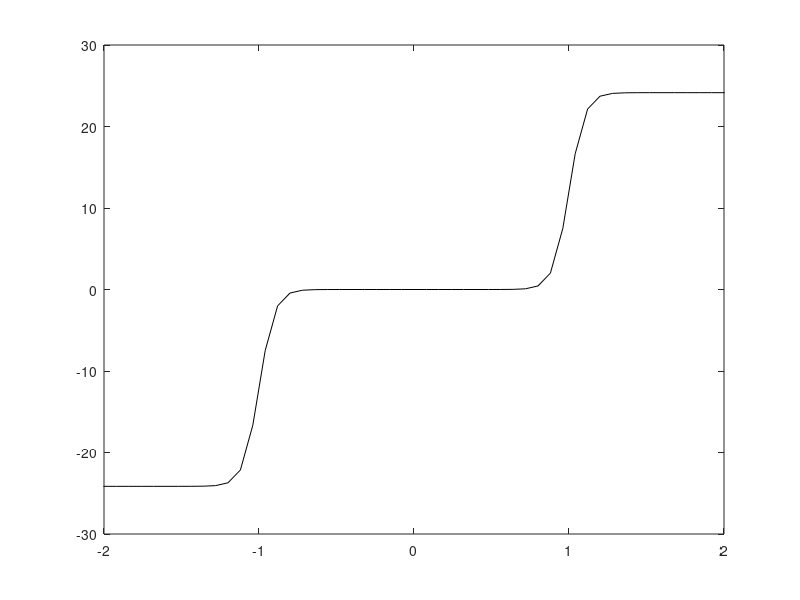
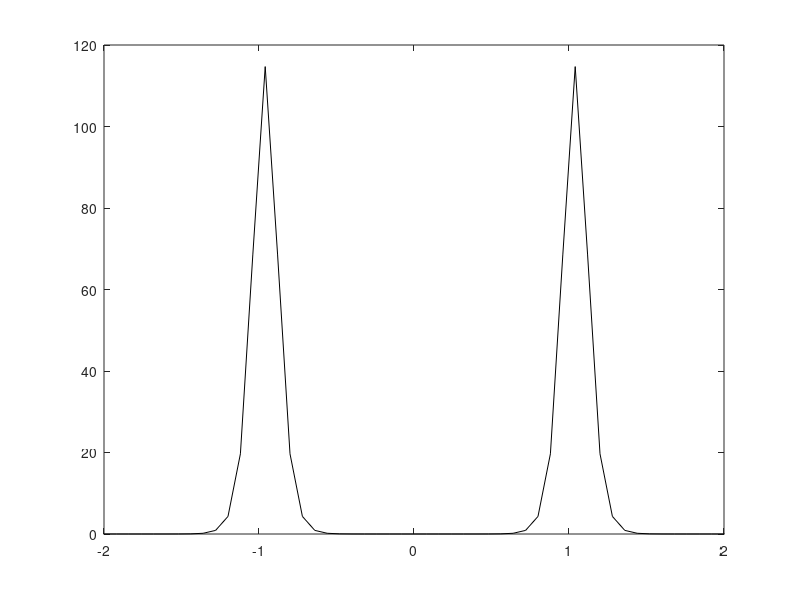
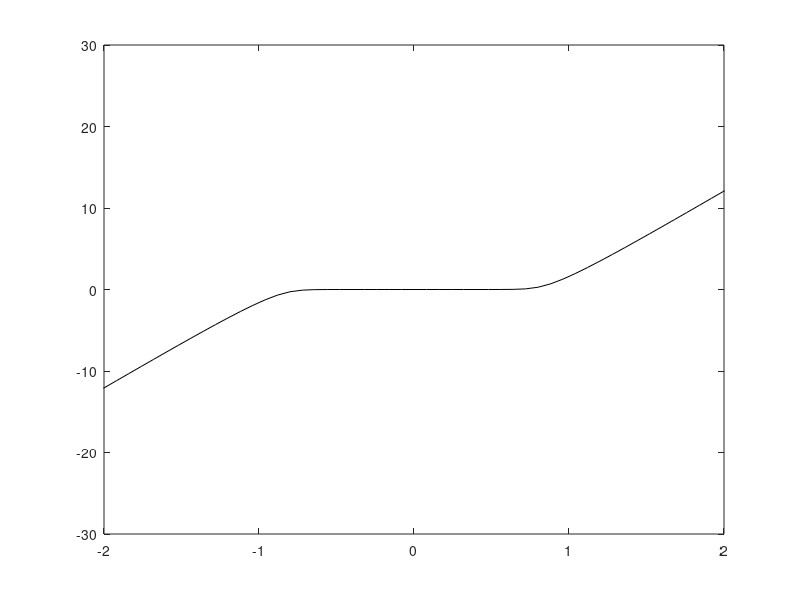
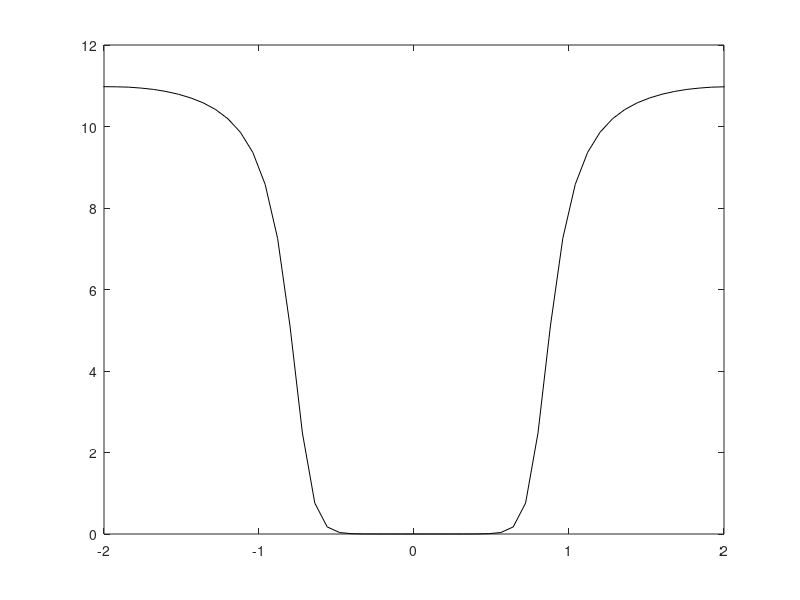

Write the MATLAB code that produced these figures, in order. (Note: this script raises an error after producing the figures.)
E0 = -5.5; 
Ef = -5;
gam1 = 0.1 ; 
gam2 = 0.1;
U = 0 ; %Constants (all MKS, except energy which is in eV) 
hbar = 1.06e-34;q = 1.6e-19;IE = (2*q*q)/hbar;
kT = .025; % Bias (calculate 101 voltage points in [-4 4] range) 
nV = 101;VV = linspace(-4,4,nV);dV = VV(2)-VV(1); N0 = 2/ (1 + exp((E0-Ef)/kT) ) ; 
for iV = 1:nV% Voltage loop 
    UU = 0;dU = 1;

    V = VV(iV);mu1 = Ef-(V/2);mu2 = Ef+(V/2); 

    while dU>1e-6%SCF 
        E = E0+UU;

        f1 = 1/(1+exp((E-mu1)/kT));f2 = 1/(1+exp((E-mu2)/kT)); NN = 2* ( (gam1*f1) + (gam2*f2))/(gam1 + gam2) ; % Charge 
        Uold = UU;UU = Uold+(.05*((U*(NN-N0))-Uold)); dU = abs (UU-Uold) ; [V UU dU] ;

    end

    curr = IE*gam1*gam2 *(f2-f1)/(gam1+gam2) ; 
    II(iV) = curr ;
    N(iV) = NN; 
end

[V NN] ;
voltU0 = figure;
G = diff(II)/dV;GG = [G(1) G] ; % Conductance 
voltU0plot = plot(VV,II*10^6,'k');% Plot I-V
xlim([-2 2])
condU0 = figure;
condU0plot = plot(VV,GG*10^6, 'k');
xlim([-2 2])

%%


U = 1 ; %Constants (all MKS, except energy which is in eV) 
hbar = 1.06e-34;q = 1.6e-19;IE = (2*q*q)/hbar;
kT = .025; % Bias (calculate 101 voltage points in [-4 4] range) 
nV = 101;VV = linspace(-4,4,nV);dV = VV(2)-VV(1); N0 = 2/ (1 + exp((E0-Ef)/kT) ) ; 
for iV = 1:nV% Voltage loop 
    UU = 0;dU = 1;

    V = VV(iV);mu1 = Ef-(V/2);mu2 = Ef+(V/2); 

    while dU>1e-6%SCF 
        E = E0+UU;

        f1 = 1/(1+exp((E-mu1)/kT));f2 = 1/(1+exp((E-mu2)/kT)); NN = 2* ( (gam1*f1) + (gam2*f2))/(gam1 + gam2) ; % Charge 
        Uold = UU;UU = Uold+(.05*((U*(NN-N0))-Uold)); dU = abs (UU-Uold) ; [V UU dU] ;

    end

    curr = IE*gam1*gam2 *(f2-f1)/(gam1+gam2) ; 
    II(iV) = curr ;
    N(iV) = NN; 
end

[V NN] ;
voltU1 = figure;
G = diff(II)/dV;GG = [G(1) G] ; % Conductance 
voltU1plot = plot(VV,II*10^6,'k');% Plot I-V
xlim([-2 2])

condU1 = figure;
condU1plot = plot(VV,GG*10^6, 'k');
xlim([-2 2])
%%
[VV, II, GG] = q9plzwork(0);

[VV2, II2, GG2] = q9plzwork(1);

voltVScurrent = figure;
plot(VV,II*10^6,'G', VV2,II2*10^6,'r')
ylabel('Current(\mu A)')
xlabel('Voltage (V)')
title('Voltage vs Current')
legend('U = 0', 'U = 1')
xlim([-2 2])
voltVSconductance = figure;
voltPlot = plot(VV,GG*10^6,'G',VV2,GG2*10^6, 'r');
ylabel('dI/dV (\mu A/V)')
xlabel('Voltage (V)')
title('Voltage vs Conductance')
legend('U = 0', 'U = 1')
xlim([-2 2])
Ef1 = -2.5; Ef2 = -3.5; Ef3 = -5; 
[VV3, II3, GG3] = q10luckyNo2(Ef1);
[VV4, II4, GG4] = q10luckyNo2(Ef2);
[VV5, II5, GG5] = q10luckyNo2(Ef3);
voltVSconductance = figure;
voltPlot = plot(VV3,II3*10^6,'G',VV4,II4*10^6, 'r', VV5,II5*10^6,'k');
%%

import mlreportgen.report.*                                                 %Import Report API and DOM API packages
import mlreportgen.dom.*

disp("Generating Project 3 Report...")

doctype = "pdf";                                                           %Specify document type for report
rpt = Report("HW3 Report",doctype);                                %Create Report container
rpt.Layout.PageNumberFormat = "i";

tp = TitlePage;                                                             %Create title page reporter
tp.Title = "HW3 Report";                             %Specify title
tp.Author= "Eddie, Summer, Ani";

add(rpt,tp)                                                                 %Add title page to the report    


p = Paragraph("hello world");
append(rpt,p);
    
fig1 = Figure(voltVScurrent);                                %Formating image for report
fig1.Scaling = 'custom';
fig1.SnapshotFormat = 'svg';
img = Image(getSnapshotImage(fig1, rpt));
img.Height = "4in";
img.Width = "4.5in";
append(rpt,img);

fig1 = Figure(voltVSconductance);                                %Formating image for report
fig1.Scaling = 'custom';
fig1.SnapshotFormat = 'svg';
img = Image(getSnapshotImage(fig1, rpt));
img.Height = "4in";
img.Width = "4.5in";
append(rpt,img);


close(rpt)                                                          %Close the report
% docview("Project3_Hackett_Report.docx",...
%     "updatefields","showdocxaspdf","closeapp")                      % View the report and convert to PDF
% rptview(rpt)                                                      % Another way to view the report
disp("DONE.")
%%
function [VV, II, GG] = q9plzwork(U)
    E0 = -5.5; 
    Ef = -5;
    gam1 = 0.1 ; 
    gam2 = 0.1;
%     U = 0 ; %Constants (all MKS, except energy which is in eV) 
    hbar = 1.06e-34;q = 1.6e-19;IE = (2*q*q)/hbar;
    kT = .025; % Bias (calculate 101 voltage points in [-4 4] range) 
    nV = 101;VV = linspace(-4,4,nV);dV = VV(2)-VV(1); N0 = 2/ (1 + exp((E0-Ef)/kT) ) ; 
    for iV = 1:nV% Voltage loop 
        UU = 0;dU = 1;
    
        V = VV(iV);mu1 = Ef-(V/2);mu2 = Ef+(V/2); 
    
        while dU>1e-6%SCF 
            E = E0+UU;
    
            f1 = 1/(1+exp((E-mu1)/kT));f2 = 1/(1+exp((E-mu2)/kT)); NN = 2* ( (gam1*f1) + (gam2*f2))/(gam1 + gam2) ; % Charge 
            Uold = UU;
            UU = Uold+(.05*((U*(NN-N0))-Uold)); 
            dU = abs (UU-Uold) ; [V UU dU] ;
    
        end
    
        curr = IE*gam1*gam2 *(f2-f1)/(gam1+gam2) ; 
        II(iV) = curr ;
        N(iV) = NN; 
    end
    
    [V NN] ;
%     voltU0 = figure;
    G = diff(II)/dV;GG = [G(1) G] ; % Conductance 
%     voltU0plot = plot(VV,II*10^6,'k');% Plot I-V
end

function [VV, II, GG] = q10luckyNo2(Ef)

%     Ef = -5;
    n = 0.5;
    E0 = -1.5; %[-5.5 -1.5];
    gam1 = 0.1; %[.2 ,2];
    gam2 = 0.1; %[.2 .2];
    
    U = 1*[1 1;1 1];
    
    % Constants (all MKS, except energy which is in eV) 
    hbar = 1.06e-34;
    q = 1.6e-19;
    IE = (2*q*q)/hbar;
    kT = .025; 
    n0 = 2./1 + exp((E0-Ef)./kT);
    
    nV = 101; VV = linspace (-6 , 6 , nV) ; 
    dV = VV(2)-VV(1) ;
    Usc = 0; 
    
    for iV = 1:nV 
        dU = 1;
        UU = 0;
    
        V = VV (iV) ; mu1 = Ef+(V/2);mu2 = Ef-(V/2); 
        while dU>1e-6
            E = E0+UU;
            f1 = 1./(1 + exp( (E-mu1) ./kT) );
            f2 = 1./(1 + exp( (E-mu2)./kT) ) ;
        
            Uold = Usc;
        
            Usc = Uold+(.1*(( (n-n0)*U')-Uold) ) ;
            
%             UU = Uold+(.05*((U*(n-n0))-Uold)); 
            dU = abs(Usc-Uold) ; %[V UU dU] ;
        end
        curr = IE*gam1*gam2 *(f2-f1)/(gam1+gam2) ; 
        II(iV) = curr ;
%         N(iV) = NN; 
    
    
%     h = plot(VV,II) ; % Plot I-V
    end
    G = diff (II)/dV;
    GG = [G(1) G] ; 

end